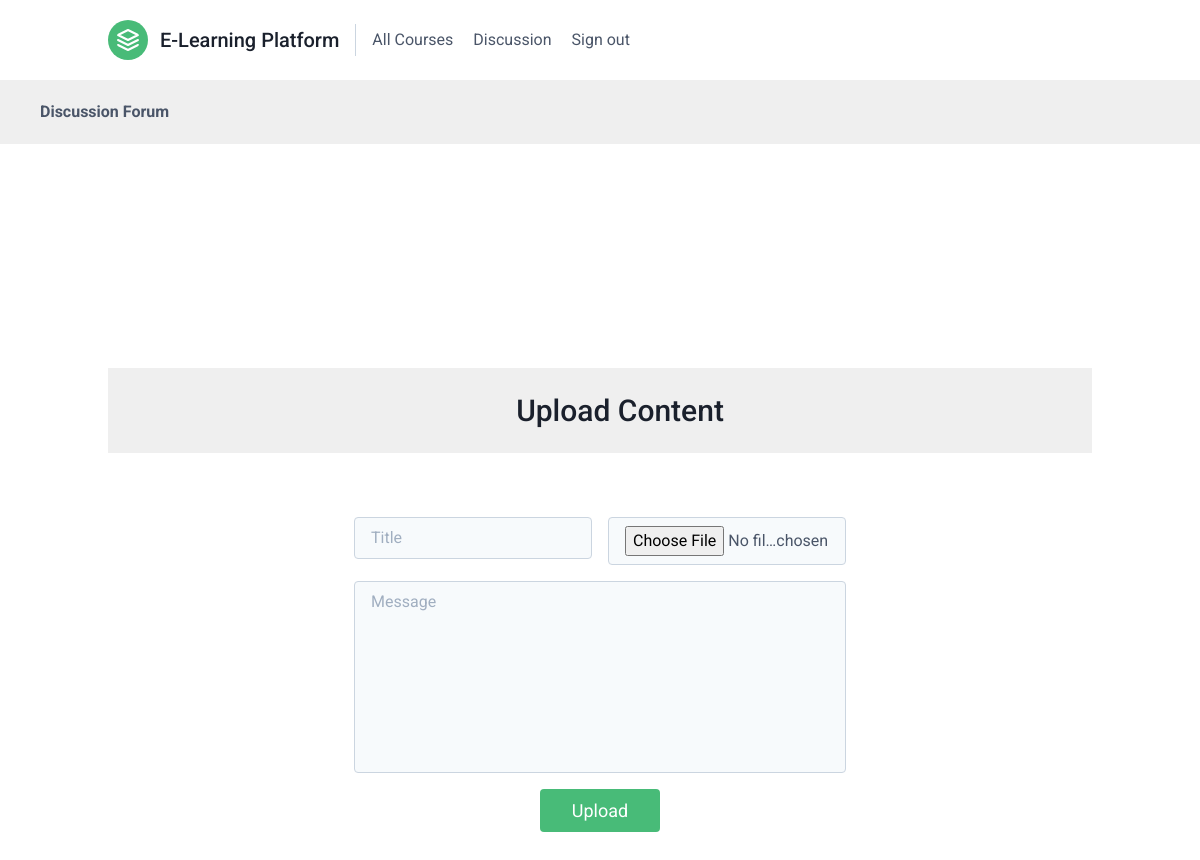
Page /discussion/ (signed in) on the earlier database version.
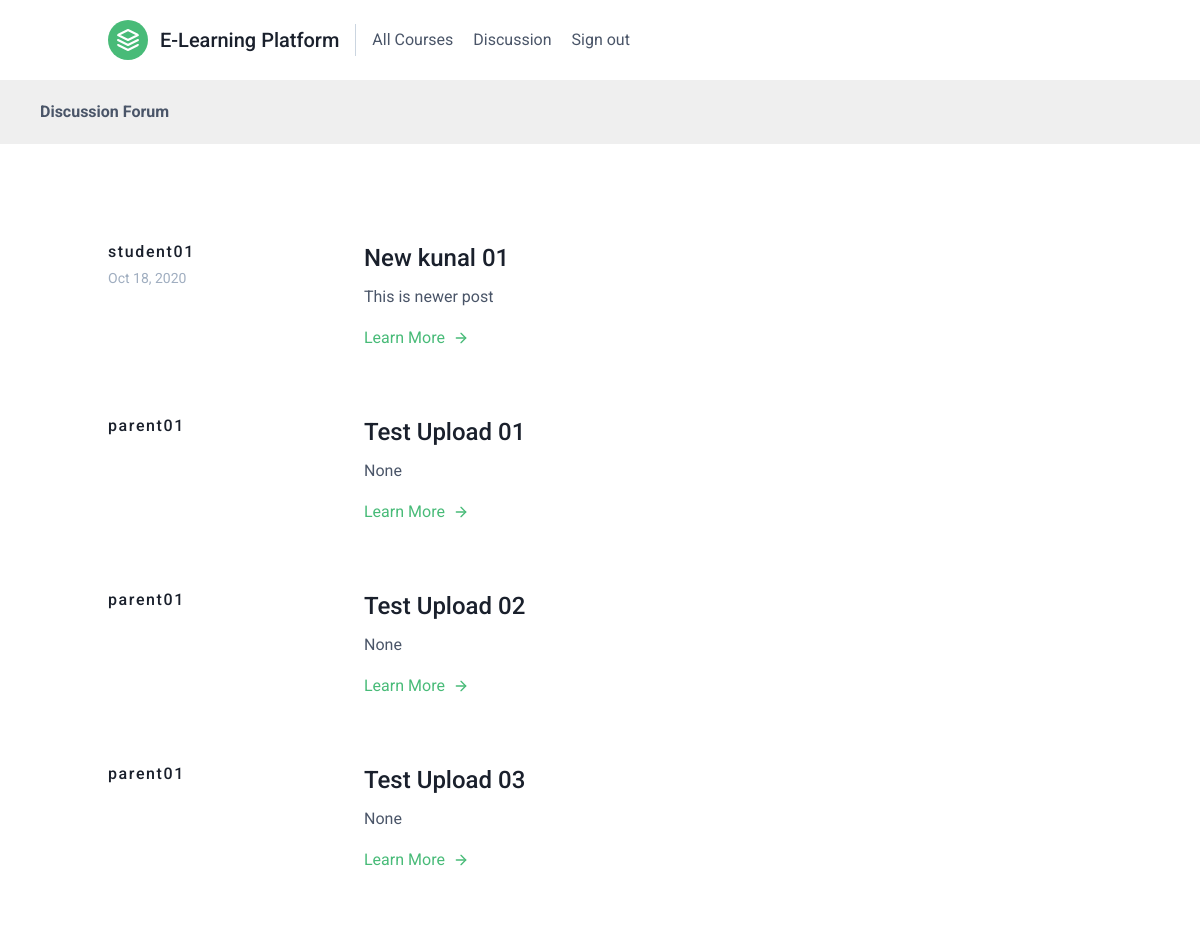
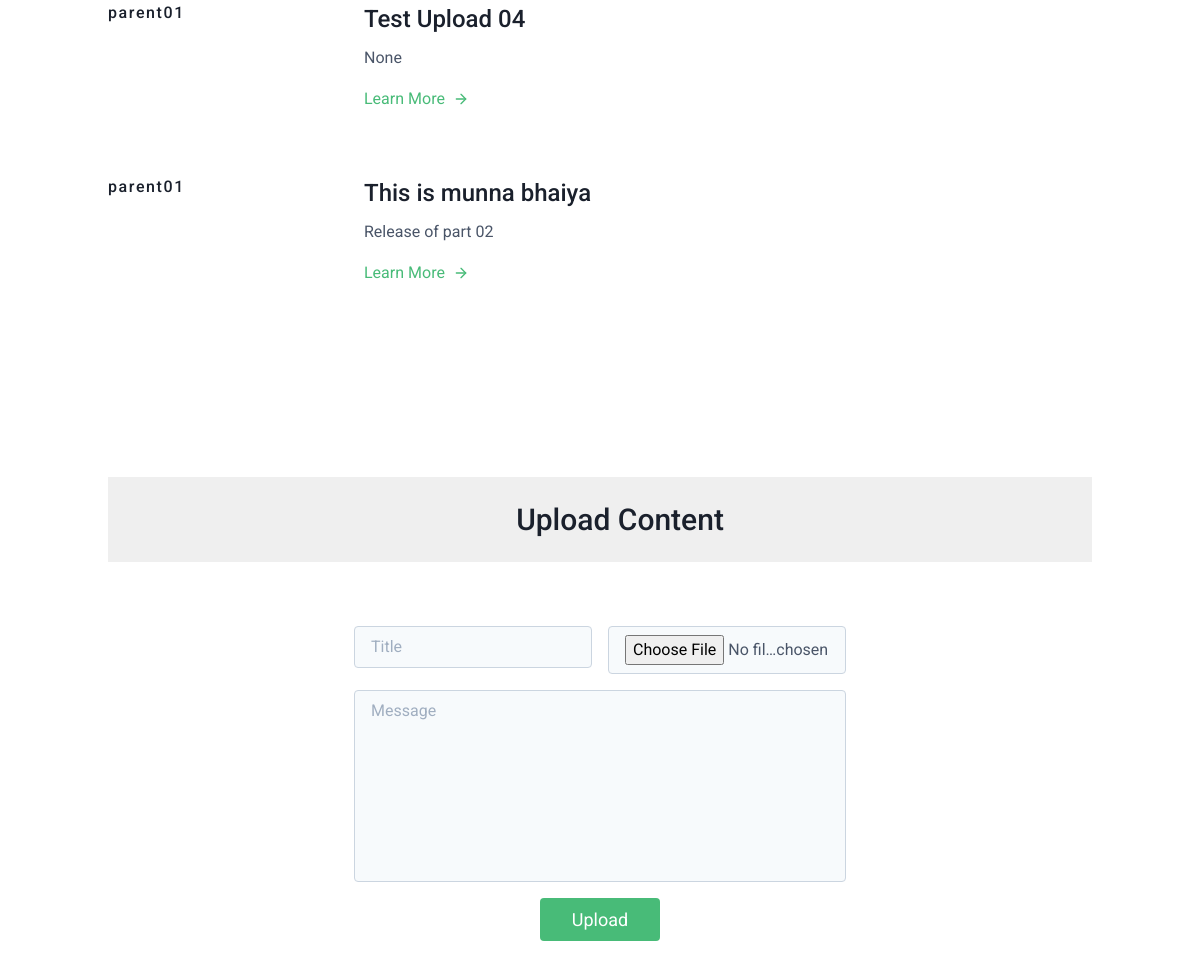
Same page on the later database version (2 pictures, top to bottom).
### courses/models.py (models this page shows, shortened)
class Discussion(models.Model):
    title = models.CharField(max_length=100)
    created = models.DateTimeField(auto_now_add=True, null=True)
    content = models.TextField(null=True)
    file = models.FileField(upload_to='discussion/')
    user = models.ForeignKey(settings.AUTH_USER_MODEL,related_name="discussion",on_delete=models.CASCADE)
    class Meta :
        ordering =['-created']

### accounts/models.py (models this page shows)
class User(AbstractUser) :
    class Role(models.TextChoices) :
        STUDENT = "S" ,_("Student")
        PARENT = "P" ,_("Parent")
        TEACHER = "T",_("Teacher")
    role = models.CharField(max_length = 255,choices=Role.choices)
    is_approved= models.BooleanField(default=False)

### courses/views.py (the view, shortened to what this page needs)
# urls.py: path('discussion/',DiscussionPage.as_view(), name='discussion_page')
class DiscussionPage(LoginRequiredMixin,View) :
    def get(self,request,**kwargs) :
       uploads = Discussion.objects.all()
       return render(request,'discussion.html',{'uploads':uploads})

### courses/templates/discussion.html (shortened to what this page needs)
{% extends "base.html" %}
{% block content%}
<section class=" text-gray-700 body-font overflow-hidden ">
    <h1><b>Discussion Forum</b></h1>
  <div class="container px-5 py-16 mx-auto overflow-scroll max-h-screen ">
        {% for u in uploads %}
        <div class="py-8 flex flex-wrap md:flex-no-wrap">
        <div class="md:w-64 md:mb-0 mb-6 flex-shrink-0 flex flex-col">
          <span class="tracking-widest font-medium title-font text-gray-900">{{u.user.username}}</span>
          <span class="mt-1 text-gray-500 text-sm">{{u.created|date:"M d, Y"}}</span>
        </div>
        <div class="md:flex-grow">
          <h2 class="text-2xl font-medium text-gray-900 title-font mb-2">{{u.title}}</h2>
          <p class="leading-relaxed">{{u.content}}</p>
          <a class="text-green-500 inline-flex items-center mt-4" href="/media/{{u.file.name}}" target="_blank" >Learn More
            <svg class="w-4 h-4 ml-2" viewBox="0 0 24 24" stroke="currentColor" stroke-width="2" fill="none" stroke-linecap="round" stroke-linejoin="round">
              <path d="M5 12h14"></path>
              <path d="M12 5l7 7-7 7"></path>
            </svg>
          </a>
        </div>
      </div>
        {% endfor %}
    </div>
  </div>
<section class="text-gray-700 body-font relative">
  <div class="container px-5 py-24 mx-auto">
  <form method="post" enctype="multipart/form-data">
    <div class="flex flex-col text-center w-full mb-12">
      <h1 class="sm:text-3xl text-2xl font-medium title-font mb-4 text-gray-900">Upload Content</h1>
    </div>
    <div class="lg:w-1/2 md:w-2/3 mx-auto">
      <div class="flex flex-wrap -m-2">
        <div class="p-2 w-1/2">
          <input class="w-full bg-gray-100 rounded border border-gray-400 focus:outline-none focus:border-green-500 text-base px-4 py-2" placeholder="Title" type="text"  name="title">
        </div>
        <div class="p-2 w-1/2">
          <input class="w-full bg-gray-100 rounded border border-gray-400 focus:outline-none focus:border-green-500 text-base px-4 py-2" placeholder="Email" type="file" name="file">
        </div>
        <div class="p-2 w-full">
          <textarea class="w-full bg-gray-100 rounded border border-gray-400 focus:outline-none h-48 focus:border-green-500 text-base px-4 py-2 resize-none block" placeholder="Message" name="description"></textarea>
        </div>
        <div class="p-2 w-full">
          <button class="flex mx-auto text-white bg-green-500 border-0 py-2 px-8 focus:outline-none hover:bg-green-600 rounded text-lg" type='submit'>Upload</button>
        </div>
    </form>
      </div>
</section>
{% endblock %}

Differences in the rows shown:
added Discussion: user.username "student01", created "Oct 18, 2020", title "New kunal 01", content "This is newer post"
added Discussion: user.username "parent01", title "Test Upload 01", content "None"
added Discussion: user.username "parent01", title "Test Upload 02", content "None"
added Discussion: user.username "parent01", title "Test Upload 03", content "None"
added Discussion: user.username "parent01", title "Test Upload 04", content "None"
added Discussion: user.username "parent01", title "This is munna bhaiya", content "Release of part 02"
